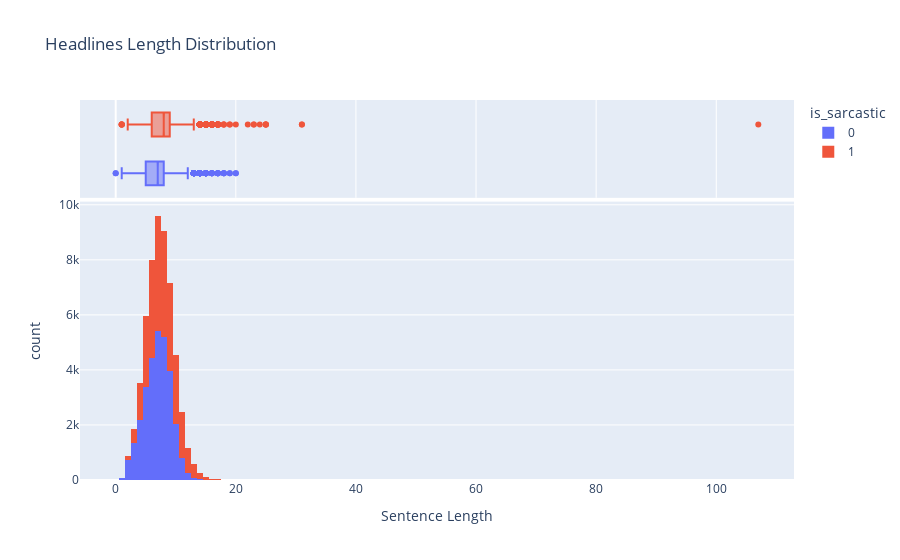

Notebook cell for this chart:
### Code cell
# Sentence length analysis - Looking for outlier length 
px.histogram(headlines, 
             x="sen_len_after_pre",
             height=800,
             color='is_sarcastic', 
             title="Headlines Length Distribution", 
             marginal="box",
            labels={'sen_len_after_pre':'Sentence Length'})

# We see that there are some samples showing outlier nature

### Figure 1 — Plotly figure (JSON) as saved in the notebook; plotly's stock layout.template omitted (floating-point values rounded to 4 significant figures; data arrays with more than 128 entries replaced by an {"elided": "..."} marker saying what was removed)
{"data": [{"alignmentgroup": "True", "bingroup": "x", "hovertemplate": "is_sarcastic=0<br>Sentence Length=%{x}<br>count=%{y}<extra></extra>", "legendgroup": "0", "marker": {"color": "#636efa", "pattern": {"shape": ""}}, "name": "0", "offsetgroup": "0", "orientation": "v", "showlegend": true, "x": {"elided": "29970 int values"}, "xaxis": "x", "yaxis": "y", "type": "histogram"}, {"alignmentgroup": "True", "hovertemplate": "is_sarcastic=0<br>Sentence Length=%{x}<extra></extra>", "legendgroup": "0", "marker": {"color": "#636efa"}, "name": "0", "notched": true, "offsetgroup": "0", "showlegend": false, "x": {"elided": "29970 int values"}, "xaxis": "x2", "yaxis": "y2", "type": "box"}, {"alignmentgroup": "True", "bingroup": "x", "hovertemplate": "is_sarcastic=1<br>Sentence Length=%{x}<br>count=%{y}<extra></extra>", "legendgroup": "1", "marker": {"color": "#EF553B", "pattern": {"shape": ""}}, "name": "1", "offsetgroup": "1", "orientation": "v", "showlegend": true, "x": {"elided": "25358 int values"}, "xaxis": "x", "yaxis": "y", "type": "histogram"}, {"alignmentgroup": "True", "hovertemplate": "is_sarcastic=1<br>Sentence Length=%{x}<extra></extra>", "legendgroup": "1", "marker": {"color": "#EF553B"}, "name": "1", "notched": true, "offsetgroup": "1", "showlegend": false, "x": {"elided": "25358 int values"}, "xaxis": "x2", "yaxis": "y2", "type": "box"}], "layout": {"xaxis": {"anchor": "y", "domain": [0, 1], "title": {"text": "Sentence Length"}, "type": "linear", "range": [-5.944, 112.9], "autorange": true}, "yaxis": {"anchor": "x", "domain": [0, 0.7326], "title": {"text": "count"}, "range": [0, 10120.0], "autorange": true}, "xaxis2": {"anchor": "y2", "domain": [0, 1], "matches": "x", "showticklabels": false, "showgrid": true, "type": "linear", "range": [-5.944, 112.9], "autorange": true}, "yaxis2": {"anchor": "x2", "domain": [0.7426, 1], "matches": "y2", "showticklabels": false, "showline": false, "ticks": "", "showgrid": false, "type": "category", "range": [-0.5, 1.5], "autorange": true}, "legend": {"title": {"text": "is_sarcastic"}, "tracegroupgap": 0}, "title": {"text": "Headlines Length Distribution"}, "barmode": "relative", "autosize": true}}
